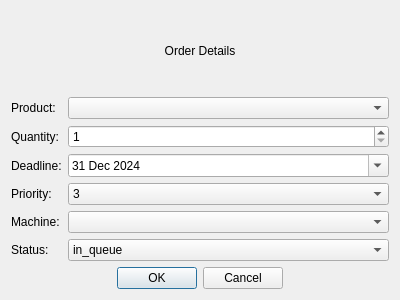
<?xml version="1.0" encoding="UTF-8"?>
<ui version="4.0">
 <class>OrderDialog</class>
 <widget class="QDialog" name="OrderDialog">
  <property name="geometry">
   <rect>
    <x>0</x>
    <y>0</y>
    <width>400</width>
    <height>300</height>
   </rect>
  </property>
  <property name="windowTitle">
   <string>Add/Edit Order</string>
  </property>
  <property name="styleSheet">
   <string notr="true"/>
  </property>
  <layout class="QVBoxLayout" name="verticalLayout">
   <item>
    <widget class="QLabel" name="lbl_info">
     <property name="inputMethodHints">
      <set>Qt::InputMethodHint::ImhLatinOnly</set>
     </property>
     <property name="text">
      <string>Order Details</string>
     </property>
     <property name="alignment">
      <set>Qt::AlignmentFlag::AlignCenter</set>
     </property>
    </widget>
   </item>
   <item>
    <layout class="QFormLayout" name="formLayout">
     <item row="0" column="0">
      <widget class="QLabel" name="lbl_product">
       <property name="text">
        <string>Product:</string>
       </property>
       <property name="class" stdset="0">
        <string>form_lbl</string>
       </property>
      </widget>
     </item>
     <item row="0" column="1">
      <widget class="QComboBox" name="cb_product"/>
     </item>
     <item row="1" column="0">
      <widget class="QLabel" name="lbl_quantity">
       <property name="text">
        <string>Quantity:</string>
       </property>
       <property name="class" stdset="0">
        <string>form_lbl</string>
       </property>
      </widget>
     </item>
     <item row="1" column="1">
      <widget class="QSpinBox" name="sb_quantity">
       <property name="minimum">
        <number>1</number>
       </property>
      </widget>
     </item>
     <item row="2" column="0">
      <widget class="QLabel" name="lbl_deadline">
       <property name="text">
        <string>Deadline:</string>
       </property>
       <property name="class" stdset="0">
        <string>form_lbl</string>
       </property>
      </widget>
     </item>
     <item row="2" column="1">
      <widget class="QDateEdit" name="de_deadline">
       <property name="dateTime">
        <datetime>
         <hour>23</hour>
         <minute>0</minute>
         <second>0</second>
         <year>2024</year>
         <month>12</month>
         <day>31</day>
        </datetime>
       </property>
       <property name="maximumDateTime">
        <datetime>
         <hour>21</hour>
         <minute>59</minute>
         <second>59</second>
         <year>2050</year>
         <month>12</month>
         <day>31</day>
        </datetime>
       </property>
       <property name="minimumDateTime">
        <datetime>
         <hour>21</hour>
         <minute>0</minute>
         <second>0</second>
         <year>2022</year>
         <month>9</month>
         <day>13</day>
        </datetime>
       </property>
       <property name="calendarPopup">
        <bool>true</bool>
       </property>
      </widget>
     </item>
     <item row="3" column="0">
      <widget class="QLabel" name="lbl_priority">
       <property name="text">
        <string>Priority:</string>
       </property>
       <property name="class" stdset="0">
        <string>form_lbl</string>
       </property>
      </widget>
     </item>
     <item row="3" column="1">
      <widget class="QComboBox" name="cb_priority">
       <item>
        <property name="text">
         <string>3</string>
        </property>
       </item>
       <item>
        <property name="text">
         <string>2</string>
        </property>
       </item>
       <item>
        <property name="text">
         <string>1</string>
        </property>
       </item>
      </widget>
     </item>
     <item row="4" column="0">
      <widget class="QLabel" name="lbl_machine">
       <property name="text">
        <string>Machine:</string>
       </property>
       <property name="class" stdset="0">
        <string>form_lbl</string>
       </property>
      </widget>
     </item>
     <item row="4" column="1">
      <widget class="QComboBox" name="cb_machine"/>
     </item>
     <item row="5" column="0">
      <widget class="QLabel" name="lbl_status">
       <property name="text">
        <string>Status:</string>
       </property>
       <property name="class" stdset="0">
        <string>form_lbl</string>
       </property>
      </widget>
     </item>
     <item row="5" column="1">
      <widget class="QComboBox" name="cb_status">
       <item>
        <property name="text">
         <string>in_queue</string>
        </property>
       </item>
       <item>
        <property name="text">
         <string>in_progress</string>
        </property>
       </item>
       <item>
        <property name="text">
         <string>completed</string>
        </property>
       </item>
      </widget>
     </item>
    </layout>
   </item>
   <item>
    <widget class="QDialogButtonBox" name="buttonBox">
     <property name="orientation">
      <enum>Qt::Orientation::Horizontal</enum>
     </property>
     <property name="standardButtons">
      <set>QDialogButtonBox::StandardButton::Cancel|QDialogButtonBox::StandardButton::Ok</set>
     </property>
     <property name="centerButtons">
      <bool>true</bool>
     </property>
    </widget>
   </item>
  </layout>
 </widget>
 <resources/>
 <connections>
  <connection>
   <sender>buttonBox</sender>
   <signal>accepted()</signal>
   <receiver>OrderDialog</receiver>
   <slot>accept()</slot>
   <hints>
    <hint type="sourcelabel">
     <x>248</x>
     <y>254</y>
    </hint>
    <hint type="destinationlabel">
     <x>157</x>
     <y>274</y>
    </hint>
   </hints>
  </connection>
  <connection>
   <sender>buttonBox</sender>
   <signal>rejected()</signal>
   <receiver>OrderDialog</receiver>
   <slot>reject()</slot>
   <hints>
    <hint type="sourcelabel">
     <x>316</x>
     <y>260</y>
    </hint>
    <hint type="destinationlabel">
     <x>286</x>
     <y>274</y>
    </hint>
   </hints>
  </connection>
 </connections>
</ui>
